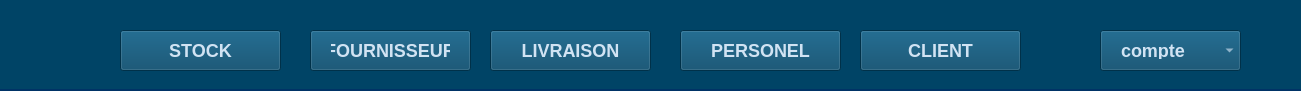
  <widget class="QWidget" name="DASHBOARD" native="true">
   <property name="geometry">
    <rect>
     <x>-10</x>
     <y>0</y>
     <width>1301</width>
     <height>91</height>
    </rect>
   </property>
   <property name="styleSheet">
    <string notr="true">QWidget {
    background-color: #004466;  /* Solid color background */
    border-bottom: 2px solid #003366;  /* Subtle border at the bottom */
    padding: 10px 20px;  /* Padding inside the dashboard */
    color: #d1e3f3;  /* Lighter bluish white */
    font-size: 18px;  /* Font size for text */
    font-family: 'Segoe UI', sans-serif;  /* Modern font */
    font-weight: bold;  /* Bold text */
}

</string>
   </property>
   <widget class="QPushButton" name="pushstock2">
    <property name="geometry">
     <rect>
      <x>120</x>
      <y>30</y>
      <width>161</width>
      <height>41</height>
     </rect>
    </property>
    <property name="text">
     <string>STOCK</string>
    </property>
   </widget>
   <widget class="QPushButton" name="home">
    <property name="geometry">
     <rect>
      <x>10</x>
      <y>20</y>
      <width>91</width>
      <height>61</height>
     </rect>
    </property>
    <property name="styleSheet">
     <string notr="true">QPushButton {
	background-image: url(:/Downloads/png-clipart-metrostation-black-home-icon-thumbnail-removebg-preview_optimized.png);
    background-repeat: no-repeat;
    background-position: center;
    border: none;
    background-color: transparent;
}
</string>
    </property>
    <property name="text">
     <string/>
    </property>
   </widget>
   <widget class="QPushButton" name="pushButton_6">
    <property name="geometry">
     <rect>
      <x>310</x>
      <y>30</y>
      <width>161</width>
      <height>41</height>
     </rect>
    </property>
    <property name="text">
     <string>FOURNISSEUR</string>
    </property>
   </widget>
   <widget class="QPushButton" name="pushButton_5">
    <property name="geometry">
     <rect>
      <x>490</x>
      <y>30</y>
      <width>161</width>
      <height>41</height>
     </rect>
    </property>
    <property name="text">
     <string>LIVRAISON</string>
    </property>
   </widget>
   <widget class="QPushButton" name="pushButton_7">
    <property name="geometry">
     <rect>
      <x>680</x>
      <y>30</y>
      <width>161</width>
      <height>41</height>
     </rect>
    </property>
    <property name="text">
     <string>PERSONEL</string>
    </property>
   </widget>
   <widget class="QPushButton" name="pushButton_8">
    <property name="geometry">
     <rect>
      <x>860</x>
      <y>30</y>
      <width>161</width>
      <height>41</height>
     </rect>
    </property>
    <property name="text">
     <string>CLIENT</string>
    </property>
   </widget>
   <widget class="QComboBox" name="comboBox">
    <property name="geometry">
     <rect>
      <x>1100</x>
      <y>30</y>
      <width>141</width>
      <height>41</height>
     </rect>
    </property>
    <item>
     <property name="text">
      <string>compte</string>
     </property>
    </item>
    <item>
     <property name="text">
      <string>détails</string>
     </property>
    </item>
    <item>
     <property name="text">
      <string>paramétres</string>
     </property>
    </item>
    <item>
     <property name="text">
      <string>déconnexion</string>
     </property>
    </item>
   </widget>
  </widget>
